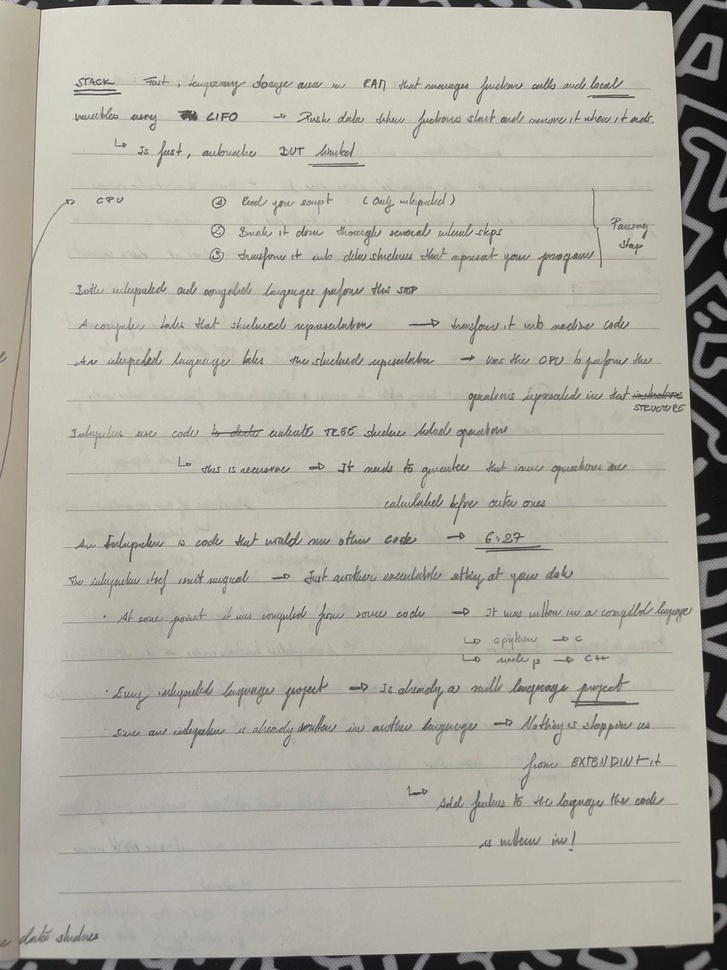
#> input picture data/test_image_1.jpeg, 727 x 970 px, shrunk from 1200 x 1600 before the run
$ python -i ocr.py   (imports and definitions only)
#> lines starting #> are read from the running program, lines starting #| are printed output that depends on the picture
"""
OCR functionality for extracting text from images.
"""

from pathlib import Path
from PIL import Image
import cv2
import numpy as np
from transformers import TrOCRProcessor, VisionEncoderDecoderModel


def preprocess_image(image_path: Path) -> Image.Image:
    """
    Enhance image quality for better OCR.

    Args:
        image_path: Path to the image file

    Returns:
        Preprocessed PIL Image in RGB mode

    Raises:
        ValueError: If image cannot be read
    """
#> called with image_path = '../../data/test_image_1.jpeg'
    img = cv2.imread(str(image_path))
#> img is the input picture: shape (970, 727, 3); mean B, G, R 163.8, 173.9, 177.1
    if img is None:
        raise ValueError(f"Could not read image: {image_path}")

    # Convert to grayscale
    gray = cv2.cvtColor(img, cv2.COLOR_BGR2GRAY)

    # Contrast enhancement using CLAHE
    clahe = cv2.createCLAHE(clipLimit=2.0, tileGridSize=(8, 8))
    enhanced = clahe.apply(gray)
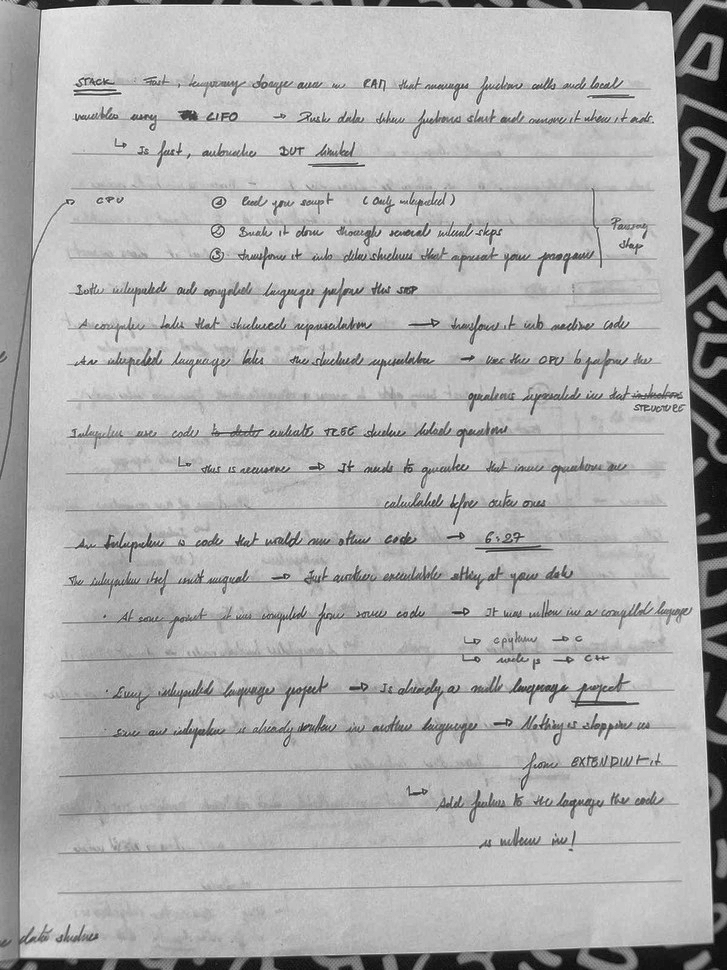
#> enhanced: shape (970, 727); min 4, max 244, mean 174.7

    # Denoise
    denoised = cv2.fastNlMeansDenoising(enhanced)

    return Image.fromarray(denoised).convert("RGB")


def extract_text_local(image_path: Path, preprocess: bool = True, model_name: str = "microsoft/trocr-large-handwritten") -> str:
    """
    Extract text from image using local TrOCR model.

    Args:
        image_path: Path to the image file
        preprocess: Whether to apply image preprocessing
        model_name: Name of the TrOCR model to use

    Returns:
        Extracted text from the image

    Raises:
        ValueError: If image cannot be processed
    """
    # Load model
    processor = TrOCRProcessor.from_pretrained(model_name)
    ocr_model = VisionEncoderDecoderModel.from_pretrained(model_name)

    # Load and optionally preprocess image
    if preprocess:
        image = preprocess_image(image_path)
    else:
        image = Image.open(image_path).convert("RGB")

    # Perform OCR
    pixel_values = processor(images=image, return_tensors="pt").pixel_values
    generated_ids = ocr_model.generate(pixel_values)
    text = processor.batch_decode(generated_ids, skip_special_tokens=True)[0]

    return text

>>> result = preprocess_image('../../data/test_image_1.jpeg')

$ run again, on data/test_image_2.JPG
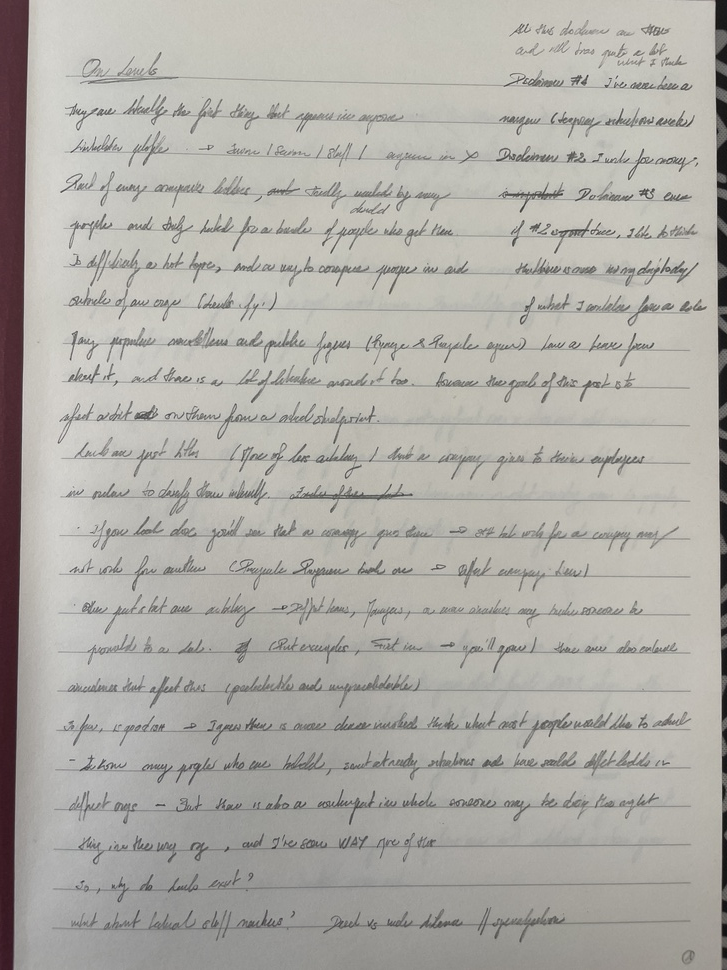
#> input picture data/test_image_2.JPG, 727 x 970 px, shrunk from 3024 x 4032 before the run
#> in preprocess_image, img is the input picture: shape (970, 727, 3); mean B, G, R 166.8, 172.5, 174.8
#> in preprocess_image, `enhanced = clahe.apply(gray)`:
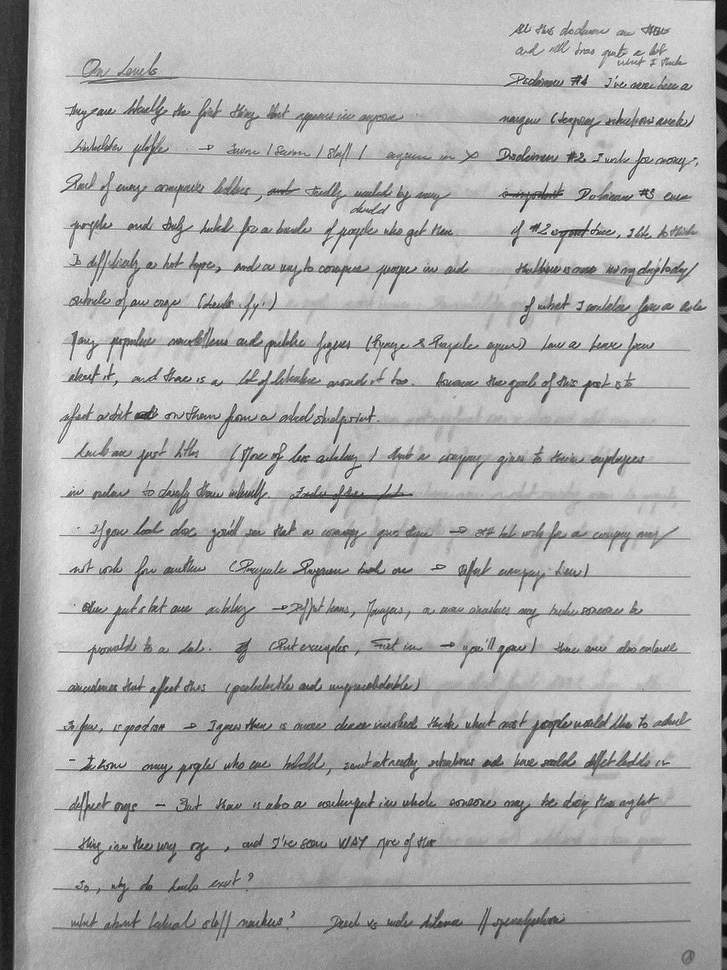
#> enhanced: shape (970, 727); min 10, max 238, mean 173.4
